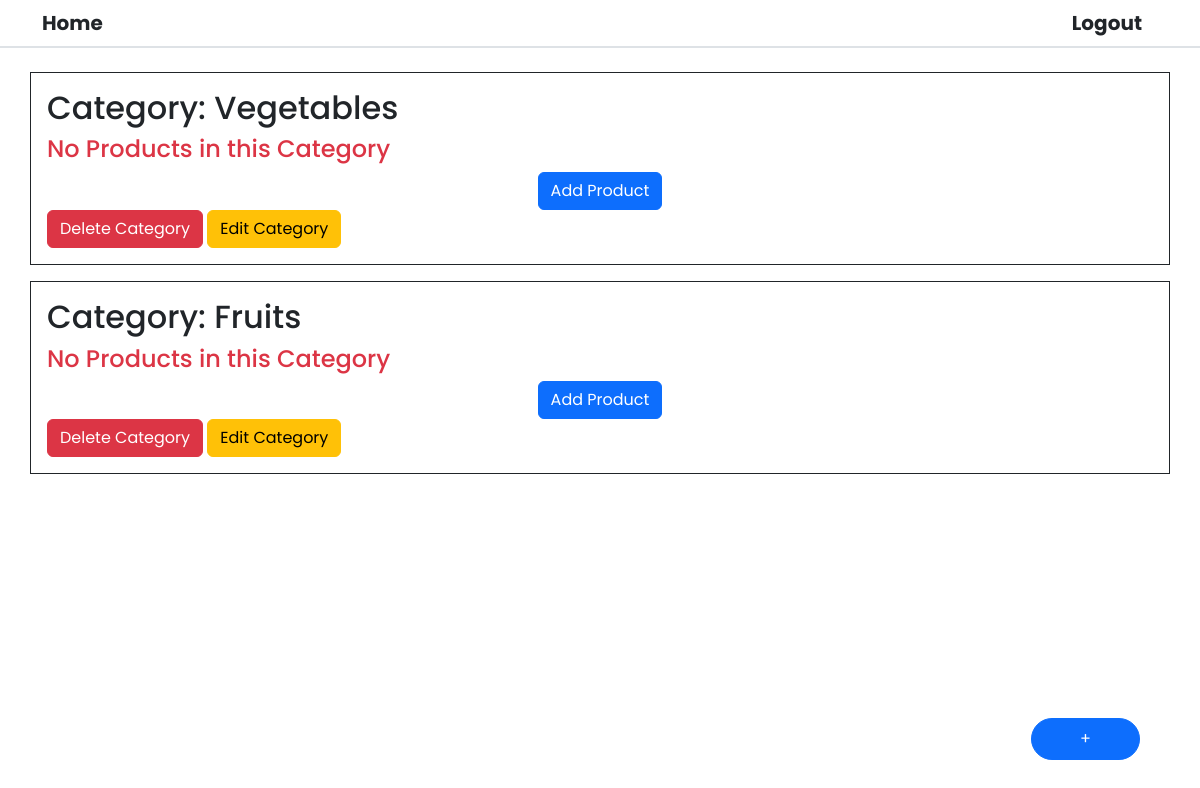
/ (signed in), run on an earlier commit of the app's database.
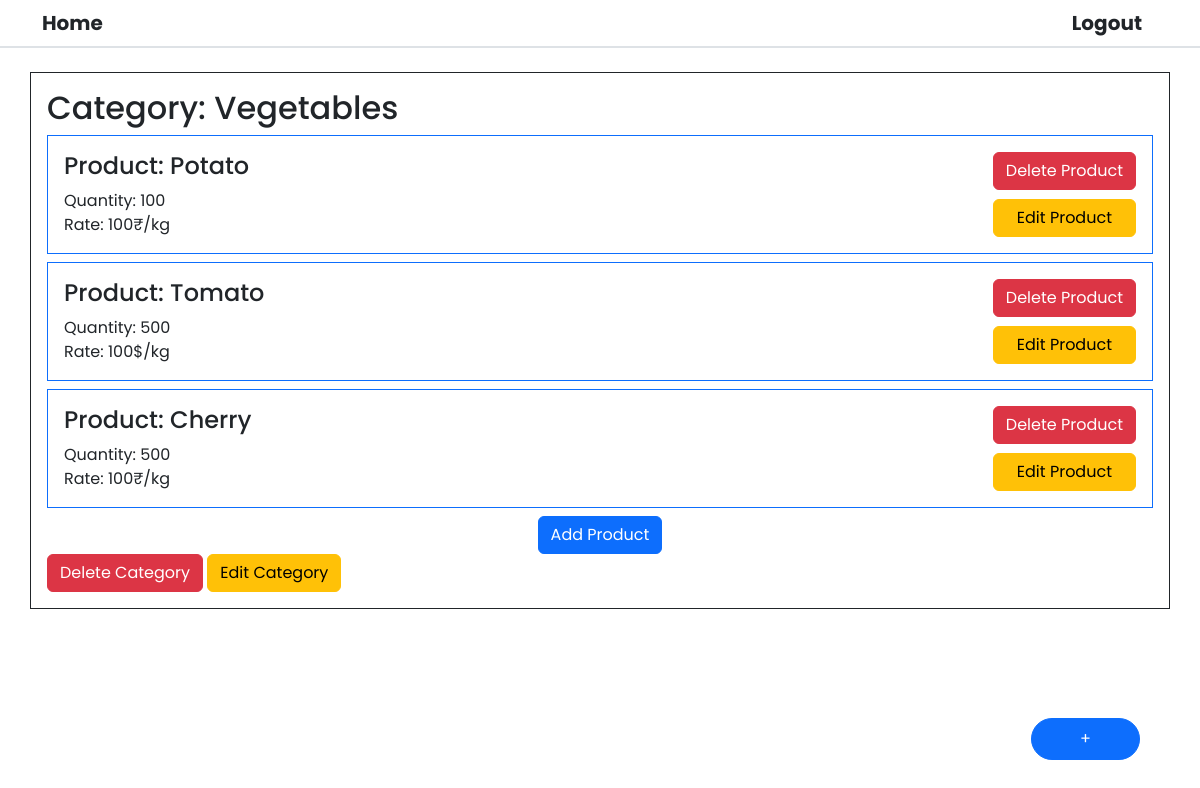
And on a later commit of the database.
### website/models.py (models this page shows)
class Category(db.Model):
    categoryId = db.Column(db.Integer(), primary_key=True, autoincrement=True)
    categoryName = db.Column(db.String(100), nullable=False)
    products = db.relationship('Product')

class Product(db.Model):
    productId = db.Column(db.Integer(), primary_key=True, autoincrement=True)
    productName = db.Column(db.String(100), nullable=False)
    unit = db.Column(db.String(50), nullable=False)
    rate = db.Column(db.Integer(), nullable=False)
    quantity = db.Column(db.Integer(), nullable=False)
    categoryId = db.Column(db.Integer(), db.ForeignKey(
        'category.categoryId'), nullable=False)

### website/views.py (the view)
@views.route('/')
def Home():
    if (current_user.is_authenticated and current_user.role == "manager"):
        categories = Category.query.all()
        return render_template('Categories.html', categories=categories)
    else:
        categories = Category.query.all()
        return render_template("Home.html", categories=categories)

### website/templates/Categories.html (shortened to what this page needs)
{%extends 'Base.html'%} {%block title%}Categories{%endblock%} {%block content%}
<a
  href="/addcategory"
  class="add_category_btn btn px-5 py-2 btn-primary position-fixed rounded-5"
  >+</a
>
<div class="row">
   {%for category in categories %}
  <div class="border border-dark p-3 my-2">
    <h2>Category: {{category.categoryName}}</h2>
    <div class="d-flex flex-column">
      {%if category.products == []%}
      <h4 class="text-danger">No Products in this Category</h4>
      {%endif%} {%for product in category.products%}
      <div class="p-3 border border-primary mb-2">
        <div class="d-flex flex-row justify-content-between">
          <div>
            <h4>Product: {{product.productName}}</h4>
            <ul class="p-0 mb-0">
              <li>Quantity: {{product.quantity}}</li>
              <li>Rate: {{product.rate}}{{product.unit}}</li>
            </ul>
          </div>
          <div class="d-flex flex-column justify-content-between">
            <a
              href="/api/deleteProduct?id={{product.productId}}"
              class="btn btn-danger"
              >Delete Product</a
            >
            <a
              href="/editproduct?id={{product.productId}}"
              class="btn btn-warning"
              >Edit Product</a
            >
          </div>
        </div>
      </div>
      {%endfor%}
      <a href="/addproduct" class="btn btn-primary align-self-center"
        >Add Product</a
      >
    </div>
    <div>
      <a
        href="/api/deleteCategory?id={{category.categoryId}}"
        class="btn btn-danger"
        >Delete Category</a
      >
      <a href="" class="btn btn-warning">Edit Category</a>
    </div>
  </div>
  {%endfor%}
</div>
{%endblock%}

### website/templates/Base.html (shortened to what this page needs)
<!DOCTYPE html>
<html lang="en">
  <head>
    <link
      rel="stylesheet"
      href="https://cdnjs.cloudflare.com/ajax/libs/font-awesome/6.4.0/css/all.min.css"
    />
    <link
      rel="stylesheet"
      href="https://cdn.jsdelivr.net/npm/bootstrap@5.2.3/dist/css/bootstrap.min.css"
    />
    <link rel="stylesheet" href="{{url_for('static', filename='style.css')}}" />
  </head>
  <body>
    <header class="fw-bold fs-5 border-bottom border-2 mb-3">
      <div class="container my-0 d-flex flex-row justify-content-between align-items-center">
        {%if current_user.is_authenticated%}
        <div>
          <a href="/">Home</a>
        </div>
        {%endif%}
        <div class="manager-logout-list d-flex flex-row">
          {%if current_user.is_authenticated%}
          <ul class="d-flex flex-row my-2">
            <li><a href="/logout">Logout</a></li>
          </ul>
          {%else%}
          <ul class="login-list d-flex flex-row my-2">
            <li><a href="{{url_for('auth.login')}}">Login</a></li>
            <li><a href="{{url_for('auth.register')}}">Register</a></li>
          </ul>
          {%endif%}
        </div>
      </div>
    </header>
    <div class="container">{%block content%}{%endblock%}</div>
  </body>
</html>

### website/static/style.css (style rules this page uses)
html { margin: 0; padding: 0; }
li { list-style: none; }
body { font-family: "Poppins", sans-serif; font-weight: 400; }
a { text-decoration: none; color: inherit; }
.manager-logout-list li { margin-right: 1rem; }
.add_category_btn { position: fixed; bottom: 5%; right: 5%; }

What changed in the data, as far as the page shows it:
removed Category: categoryName "Fruits", shows "No Products in this Category"
shown differently, row unchanged: Category "Vegetables": no longer shows "No Products in this Category"
added Product: productName "Potato", quantity "100", rate "100", unit "₹/kg"
added Product: productName "Tomato", quantity "500", rate "100", unit "$/kg"
added Product: productName "Cherry", quantity "500", rate "100", unit "₹/kg"
